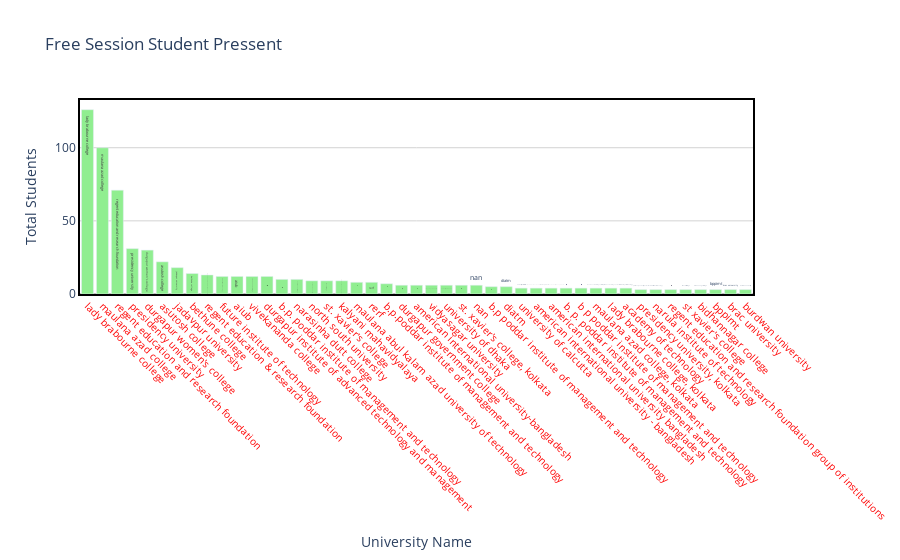

This figure's notebook cell:
### Code cell
draw_trace_bar(collegetop,'College','counts','Free Session Student Pressent', 'University Name','Total Students',"lightgreen")

### Figure 1 — Plotly figure (JSON) as saved in the notebook; plotly's stock layout.template omitted (floating-point values rounded to 4 significant figures)
{"data": [{"marker": {"color": "lightgreen"}, "text": ["lady brabourne college", "maulana azad college", "regent education and research foundation", "presidency university", "durgapur women's college", "asutosh college", "jadavpur university", "bethune college", "regent education & research foundation", "future institute of technology", "aiub", "vivekananda college", "durgapur institute of advanced technology and management", "b.p. poddar institute of management and technology", "narasinha dutt college", "north south university", "st. xavier's college", "kalyani mahavidyalaya", "maulana abul kalam azad university of technology", "rerf", "b.p.poddar institute of management and technology", "durgapur government college", "american international university-bangladesh", "vidyasagar university", "university of dhaka", "st. xavier's college, kolkata", "nan", "b.p poddar institute of management and technology", "diatm", "university of calcutta", "american international university - bangladesh", "american international university bangladesh", "b. p. poddar institute of management and technology", "b p poddar institute of management and technology", "maulana azad college, kolkata", "lady brabourne college, kolkata", "academy of technology", "presidency university, kolkata", "narula institute of technology", "regent education and research foundation group of institutions", "st xavier's college", "bidhannagar college", "bppimt", "brac university", "burdwan university"], "type": "bar", "x": ["lady brabourne college", "maulana azad college", "regent education and research foundation", "presidency university", "durgapur women's college", "asutosh college", "jadavpur university", "bethune college", "regent education & research foundation", "future institute of technology", "aiub", "vivekananda college", "durgapur institute of advanced technology and management", "b.p. poddar institute of management and technology", "narasinha dutt college", "north south university", "st. xavier's college", "kalyani mahavidyalaya", "maulana abul kalam azad university of technology", "rerf", "b.p.poddar institute of management and technology", "durgapur government college", "american international university-bangladesh", "vidyasagar university", "university of dhaka", "st. xavier's college, kolkata", "nan", "b.p poddar institute of management and technology", "diatm", "university of calcutta", "american international university - bangladesh", "american international university bangladesh", "b. p. poddar institute of management and technology", "b p poddar institute of management and technology", "maulana azad college, kolkata", "lady brabourne college, kolkata", "academy of technology", "presidency university, kolkata", "narula institute of technology", "regent education and research foundation group of institutions", "st xavier's college", "bidhannagar college", "bppimt", "brac university", "burdwan university"], "y": [126, 100, 71, 31, 30, 22, 18, 14, 13, 12, 12, 12, 12, 10, 10, 9, 9, 9, 8, 8, 7, 6, 6, 6, 6, 6, 6, 5, 5, 4, 4, 4, 4, 4, 4, 4, 4, 3, 3, 3, 3, 3, 3, 3, 3]}], "layout": {"hovermode": "closest", "paper_bgcolor": "rgba(0, 0, 0, 0)", "plot_bgcolor": "rgba(0, 0, 0, 0)", "title": {"text": "Free Session Student Pressent"}, "xaxis": {"linecolor": "black", "linewidth": 2, "mirror": true, "showline": true, "showticklabels": true, "tickangle": 45, "tickfont": {"color": "red", "size": 10}, "title": {"text": "University Name"}, "zeroline": true, "zerolinecolor": "grey", "zerolinewidth": 1}, "yaxis": {"gridcolor": "lightgrey", "linecolor": "black", "linewidth": 2, "mirror": true, "showline": true, "title": {"text": "Total Students"}, "zeroline": true, "zerolinecolor": "grey", "zerolinewidth": 1}}}
